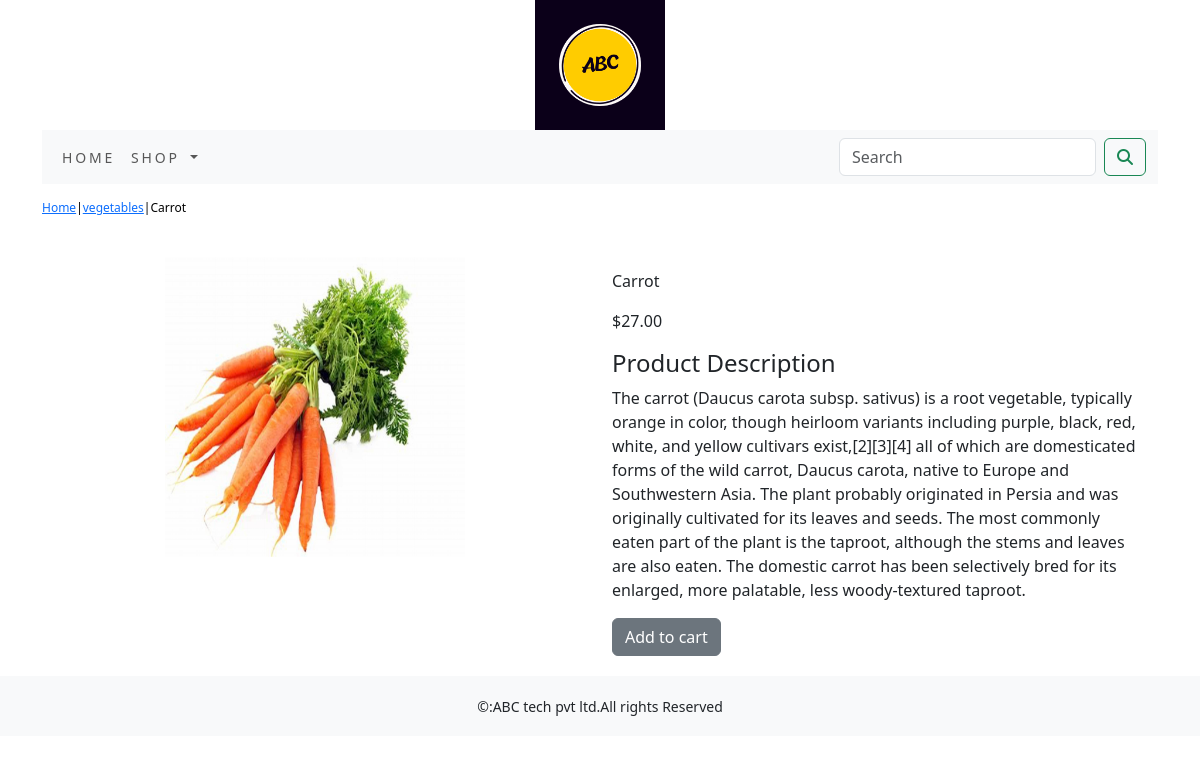
Screenshot of /shop/vegetables/carrot/ with the database file from the repository.
### ecommerceapp/models.py (models this page shows, shortened)
class Product(models.Model):
    name=models.CharField(max_length=250, unique=True)
    slug=models.SlugField(max_length=250, unique=True)
    description=models.TextField(blank=True)
    price=models.DecimalField(max_digits=10,decimal_places=2)
    category=models.ForeignKey(Category,on_delete=models.CASCADE)
    image=models.ImageField(upload_to='category',blank=True)
    stock=models.IntegerField()
    available=models.BooleanField(default=True)
    created=models.DateTimeField(auto_now_add=True)
    updated=models.DateTimeField(auto_now=True)
    class Meta:
        ordering=('name',)
        verbose_name='Product'
        verbose_name_plural='Products'

class Category(models.Model):
    name=models.CharField(max_length=250,unique=True)
    slug=models.SlugField(max_length=250,unique=True)
    description=models.TextField(blank=True)
    image=models.ImageField(upload_to='category',blank=True)
    class Meta:
        ordering=('name',)
        verbose_name='Category'
        verbose_name_plural='Categories'
    def get_url(self):
        return reverse('ecommerceapp:product_by_category',args=[self.slug])
    def __str__(self):
        return '{}'.format(self.name)

### ecommerceapp/views.py (the view)
# urls.py: path('<slug:c_slug>/<slug:product_slug>/', views.proDetail, name='prodCatdetail'),
def proDetail(request,c_slug,product_slug):
    try:
        product=Product.objects.get(category__slug=c_slug,slug=product_slug)
    except Exception as e:
        raise e
    return render(request,'product.html',{'product':product})

### cart/context_processor.py (called while the page is built)
def counter(request):
    item_count=0
    if 'admin' in request.path:
        return {}
    else:
        try:
            cart=Cart.objects.filter(cart_id=_cart_id(request))
            cart_items=CartItem.objects.all().filter(cart=cart[:1])
            for cart_item in cart_items:
                item_count += cart_item.quantity
        except Cart.DoesNotExist:
            item_count=0
    return dict(item_count=item_count)

### cart/views.py (called while the page is built)
def _cart_id(request):
    cart=request.session.session_key
    if not cart:
        cart=request.session.create()
    return cart

### ecommerceapp/context_processor.py (called while the page is built)
def menu_links(requests):
    links=Category.objects.all()
    return dict(links=links)

### template/product.html (shortened to what this page needs)
{% extends 'base.html' %}
{% load static %}
{% block content %}
<div class="row my_prod_row_class">
    <div class="mx_auto">
        <p><a href="{% url 'ecommerceapp:allProdCat' %}">Home</a>|<a href="{{product.category.get_url}}">{{product.category}}</a>|{{product.name}}</p>
    </div>
<div class="container">
<br>
<div class="row">
    <div class="col-md-12 col-sm-12 col-md-12 col-lg-6 text-center">
        <div  style="min-width:18rem;">
            <img src="{{product.image.url}}" alt="{{product.name}}" width="300px" height="300px">
        </div>
    </div>
<div class="col-md-12 col-sm-12 col-md-12 col-lg-6">
    <div>
        <h1 class="my_prod_title">{{product.name}}</h1>
        <p>${{product.price}}</p>
        <h4 class="my_title">Product Description</h4>
        <p class="text-justify my_prod_text">{{product.description}}</p>
        {% if product.stock <= 0 %}
        <p class="text-justify my_prod_text"><b>Out of Stock</b></p>
        {% else %}
        <a class="btn btn-secondary" href="{% url 'cart:add_cart' product.id %} "> Add to cart</a>
        {% endif %}
    </div>
</div>
</div>
</div>
</div>
{% endblock %}

### static/css/custom.css (style rules this page uses)
body { font-family: 'Roboto', sans-serif; }
.my_prod_row_class { padding-top:15px; padding-bottom:20px; }
.my_prod_row_class .mx_auto { color:#000; font-size:12px; text-decoration:none; }
.my_prod_title { font-size:16px; text_transpose:uppercase; letter-spacing: .2e; padding-top:15px; padding-bottom:10px; }
.my_prod_text { padding-right:20px }

### rows the page displays
Product: category "vegetables", name "Carrot", image (picture), price "27.00", description "The carrot (Daucus carota subsp. sativus) is a root vegetable, typically orange in color, though heirloom variants including purple, black, red, white, and yellow cultivars exist,[2][3][4] all of which are domesticated forms of the wild carrot, Daucus carota, native to Europe and Southwestern Asia. The plant probably originated in Persia and was originally cultivated for its leaves and seeds. The most commonly eaten part of the plant is the taproot, although the stems and leaves are also eaten. The domestic carrot has been selectively bred for its enlarged, more palatable, less woody-textured taproot."
